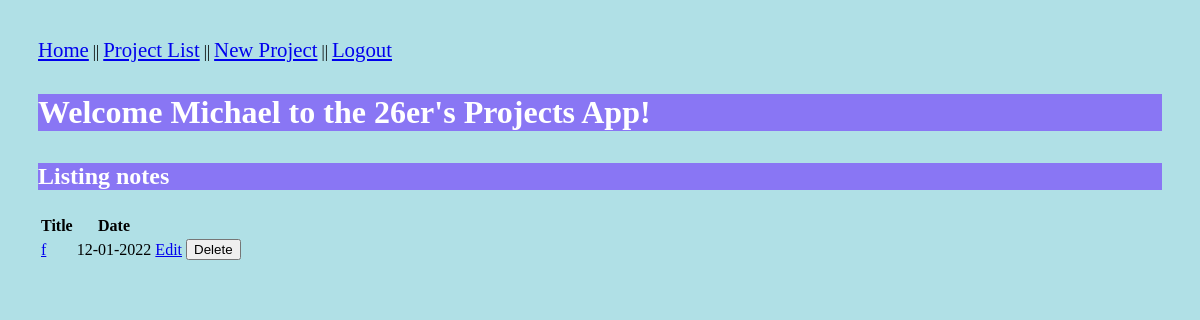
The page /notes (signed in) on the database as committed earlier.
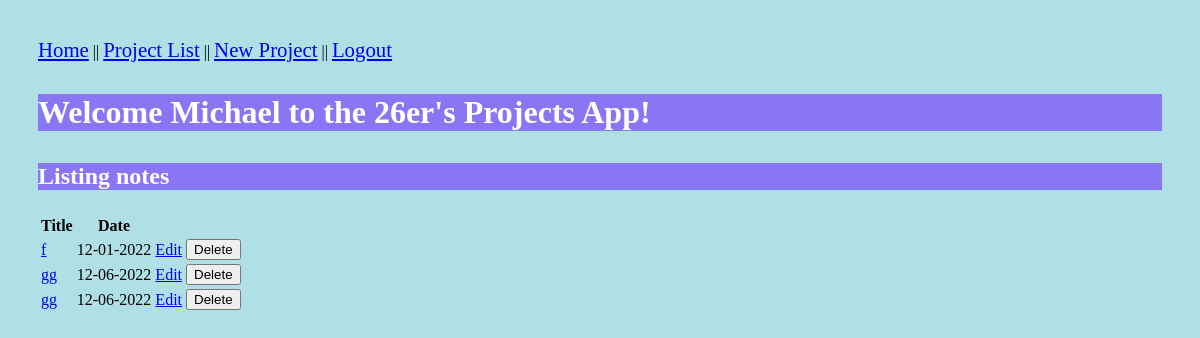
The same page on the database as committed later.
### models.py (models this page shows, shortened)
class Note(db.Model):
    id = db.Column("id", db.Integer, primary_key=True)
    title = db.Column("title", db.String(200))
    text = db.Column("text", db.String(100))
    date = db.Column("date", db.String(50))
    user_id = db.Column(db.Integer, db.ForeignKey("user.id"), nullable=False)
    comments = db.relationship("Comment", backref="note", cascade="all, delete-orphan", lazy=True)

### ITSC_3155_Group26_Project.py (the view)
@app.route('/notes')
def get_notes():
    if session.get('user'):
        my_notes = db.session.query(Note).filter_by(user_id=session['user_id']).all()
        return render_template('notes.html', notes=my_notes, user=session['user'])
    else:
        return redirect(url_for('login'))

### templates/notes.html (shortened to what this page needs)
<!DOCTYPE html>
<html lang="en">
    <head>
        <link rel="stylesheet" href="{{ url_for('static', filename='main.css') }}">
    </head>
    <body style="background-color:powderblue;">
	  <nav>
		<a style="font-size:130%;" style="background-color: #8976f4;" style="color:rgb(101, 101, 241);" href="{{ url_for('index') }}"> Home</a> ||
		<a style="font-size:130%;" style="background-color: #8976f4;" style="color:rgb(101, 101, 241);" href="{{ url_for('get_notes') }}"> Project List</a> ||
		<a style="font-size:130%;" style="background-color: #8976f4;" style="color:rgb(101, 101, 241);" href="{{ url_for('new_note') }}"> New Project</a> ||
		<a style="font-size:130%;" style="background-color: #8976f4;" style="color:rgb(101, 101, 241);" href="{{ url_for('logout') }}">Logout</a>
	  </nav>
	  <h1 style="color:rgb(255, 255, 255);"><p style="background-color: #8976f4">Welcome {{user}} to the 26er's Projects App!</h1>
        <h2 style="color:rgb(255, 255, 255);"><p style="background-color: #8976f4">Listing notes</h2>
        <table>
		<tr>
			<th>Title</th>
			<th>Date</th>
		</tr>
		{% for note in notes %}
			<tr>
				<td><a href="{{ url_for('get_note', note_id=note.id) }}">{{ note.title }}</a></td>
				<td>{{ note.date }}</td>
				<td><a href="{{ url_for('update_note', note_id=note.id) }}">Edit</a></td>
				<td>
					<form action="{{ url_for('delete_note', note_id=note.id) }}" method="post">
						<input type="submit" value="Delete">
					</form>
				</td>
			</tr>
		{% endfor %}
        </table>
    </body>
</html>

### static/main.css (style rules this page uses)
body { padding: 30px 30px; }
h1 { color:rgb(101, 101, 241); }
h2 { color:rgb(255, 255, 255); background:rgb(101, 101, 241); }

Rows that differ between the two databases and show on the page:
added Note: title "gg", date "12-06-2022"
added Note: title "gg", date "12-06-2022"
